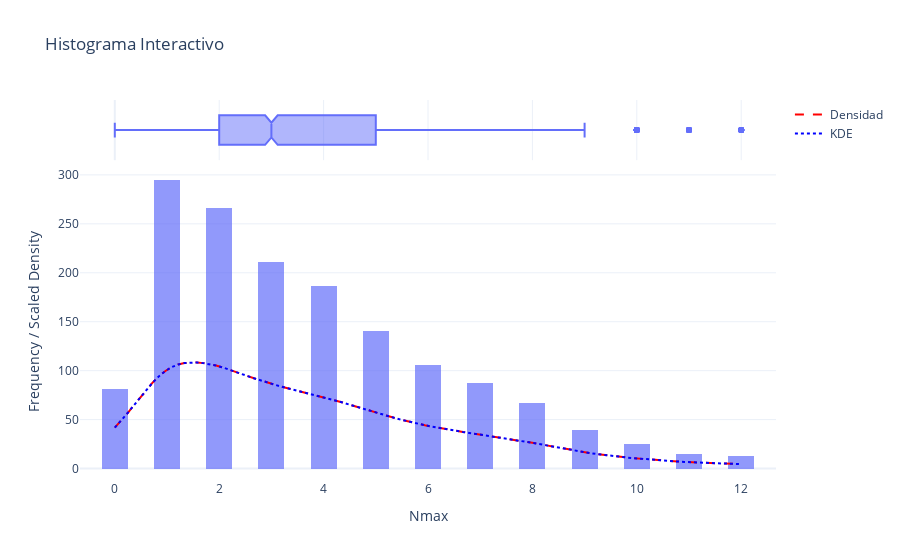

The code cell stored with this chart in its notebook:
### Markdown cell above
### <font color='teal'>3.1. Histogramas</font>

### Code cell
create_histogram_plot(df_limpia, x_col='Nmax')
